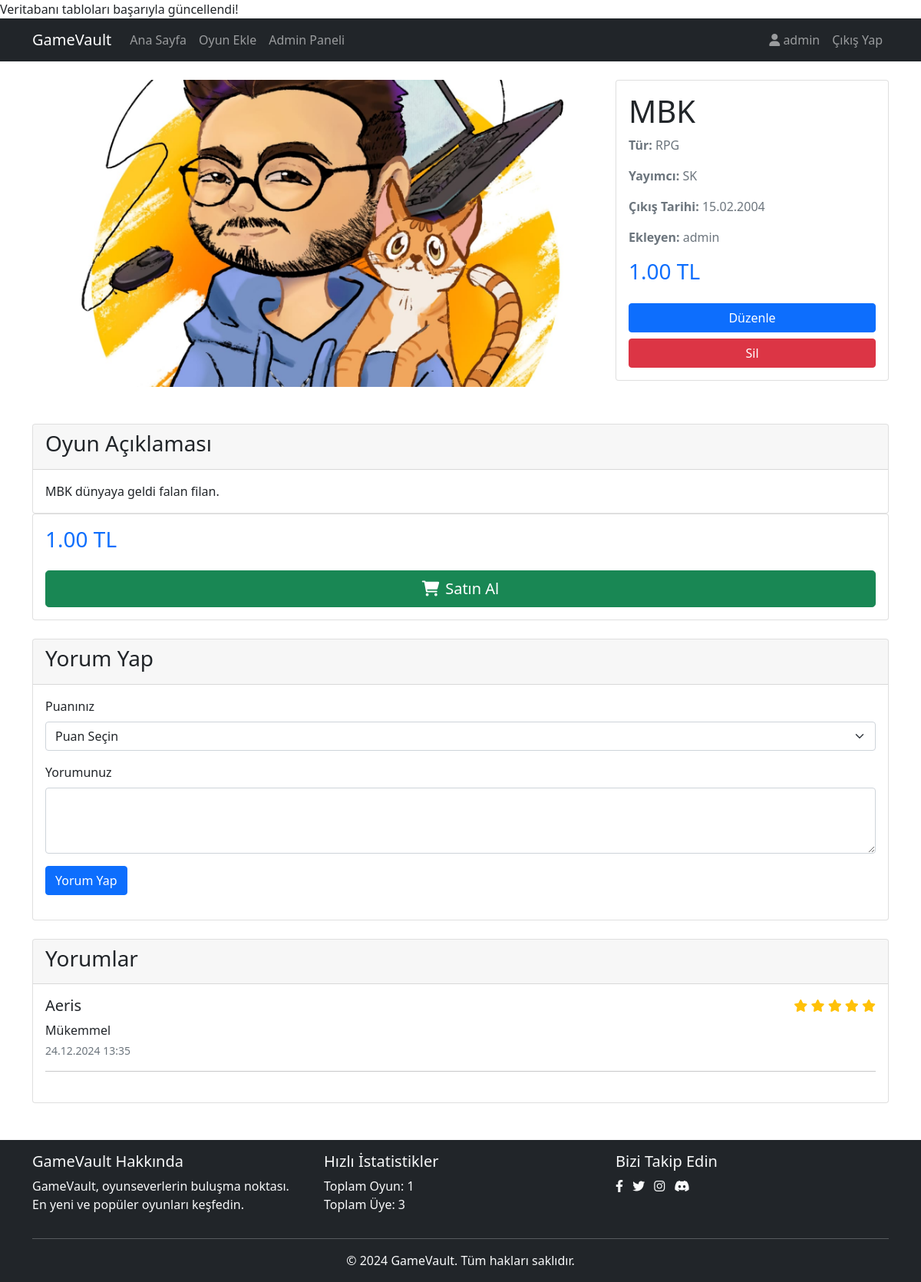
The page /game_details.php?id=1 (signed in) on the database its author committed.
### tables this page shows
CREATE TABLE "games" (
                id INTEGER PRIMARY KEY AUTOINCREMENT,
                name TEXT NOT NULL,
                genre TEXT NOT NULL,
                description TEXT,
                price REAL NOT NULL,
                image_url TEXT,
                publisher TEXT NOT NULL,
                release_date DATE,
                added_by INTEGER,
                FOREIGN KEY (added_by) REFERENCES users(id)
            );

CREATE TABLE users (
            id INTEGER PRIMARY KEY AUTOINCREMENT,
            username TEXT UNIQUE NOT NULL,
            email TEXT UNIQUE NOT NULL,
            password TEXT NOT NULL,
            is_admin INTEGER DEFAULT 0
        );

CREATE TABLE comments (
                id INTEGER PRIMARY KEY AUTOINCREMENT,
                game_id INTEGER NOT NULL,
                user_id INTEGER NOT NULL,
                comment TEXT NOT NULL,
                rating INTEGER CHECK(rating BETWEEN 1 AND 5),
                created_at DATETIME DEFAULT CURRENT_TIMESTAMP,
                FOREIGN KEY (game_id) REFERENCES games(id) ON DELETE CASCADE,
                FOREIGN KEY (user_id) REFERENCES users(id) ON DELETE CASCADE
            );

### game_details.php (the view, shortened to what this page needs)
<?php
$db = Database::getInstance()->getConnection();
$game = null;
$game_id = (int)$_GET['id'];
try {
    $stmt = $db->prepare("
        SELECT g.*, u.username as publisher_name
        FROM games g
        LEFT JOIN users u ON g.added_by = u.id
        WHERE g.id = ?
    ");
    $stmt->execute([$game_id]);
    $game = $stmt->fetch(PDO::FETCH_ASSOC);
} catch(PDOException $e) {
    $error = 'Oyun bilgileri yüklenirken bir hata oluştu.';
}
try {
    $stmt = $db->prepare("
        SELECT c.*, u.username
        FROM comments c
        JOIN users u ON c.user_id = u.id
        WHERE c.game_id = ?
        ORDER BY c.created_at DESC
    ");
    $stmt->execute([$game_id]);
    $comments = $stmt->fetchAll();
} catch(PDOException $e) {
    $error = 'Yorumlar yüklenirken bir hata oluştu.';
}
?>
<!DOCTYPE html>
<html lang="tr">
<head>
    <link href="https://cdn.jsdelivr.net/npm/bootstrap@5.1.3/dist/css/bootstrap.min.css" rel="stylesheet">
    <link href="https://cdnjs.cloudflare.com/ajax/libs/font-awesome/6.0.0/css/all.min.css" rel="stylesheet">
</head>
<body>
    <nav class="navbar navbar-expand-lg navbar-dark bg-dark">
        <div class="container">
            <a class="navbar-brand" href="index.php">GameVault</a>
            <div class="collapse navbar-collapse" id="navbarNav">
                <ul class="navbar-nav me-auto">
                    <li class="nav-item">
                        <a class="nav-link" href="index.php">Ana Sayfa</a>
                    </li>
                    <?php if (isset($_SESSION['is_admin']) && $_SESSION['is_admin'] == 1): ?>
                    <li class="nav-item">
                        <a class="nav-link" href="add_game.php">Oyun Ekle</a>
                    </li>
                    <li class="nav-item">
                        <a class="nav-link" href="admin_panel.php">Admin Paneli</a>
                    </li>
                    <?php endif; ?>
                </ul>
                <ul class="navbar-nav">
                    <li class="nav-item">
                        <a class="nav-link" href="profile.php">
                            <i class="fas fa-user"></i> <?php echo htmlspecialchars($_SESSION['username']); ?>
                        </a>
                    </li>
                    <li class="nav-item">
                        <a class="nav-link" href="logout.php">Çıkış Yap</a>
                    </li>
                </ul>
            </div>
        </div>
    </nav>
    <div class="container mt-4">
        <?php if ($game): ?>
        <div class="row">
            <div class="col-md-8">
                <?php if (!empty($game['image_url'])): ?>
                <img src="<?php echo htmlspecialchars($game['image_url']); ?>"
                     alt="<?php echo htmlspecialchars($game['name']); ?>"
                     class="game-image mb-4">
                <?php endif; ?>
            </div>
            <div class="col-md-4">
                <div class="card">
                    <div class="card-body">
                        <h1 class="card-title"><?php echo htmlspecialchars($game['name']); ?></h1>
                        <p class="text-muted">
                            <strong>Tür:</strong> <?php echo htmlspecialchars($game['genre']); ?>
                        </p>
                        <p class="text-muted">
                            <strong>Yayımcı:</strong> <?php echo htmlspecialchars($game['publisher']); ?>
                        </p>
                        <?php if ($game['release_date']): ?>
                        <p class="text-muted">
                            <strong>Çıkış Tarihi:</strong>
                            <?php echo date('d.m.Y', strtotime($game['release_date'])); ?>
                        </p>
                        <?php endif; ?>
                        <p class="text-muted">
                            <strong>Ekleyen:</strong>
                            <?php echo htmlspecialchars($game['publisher_name']); ?>
                        </p>
                        <h3 class="text-primary mb-4"><?php echo number_format($game['price'], 2); ?> TL</h3>
                        <?php if (isset($_SESSION['is_admin']) && $_SESSION['is_admin'] == 1): ?>
                        <div class="d-grid gap-2">
                            <a href="edit_game.php?id=<?php echo $game['id']; ?>"
                               class="btn btn-primary">Düzenle</a>
                            <a href="delete_game.php?id=<?php echo $game['id']; ?>"
                               class="btn btn-danger"
                               onclick="return confirm('Bu oyunu silmek istediğinizden emin misiniz?')">Sil</a>
                        </div>
                        <?php endif; ?>
                    </div>
                </div>
            </div>
        </div>
        <div class="row mt-4">
            <div class="col-12">
                <div class="card">
                    <div class="card-header">
                        <h3>Oyun Açıklaması</h3>
                    </div>
                    <div class="card-body">
                        <p class="card-text"><?php echo nl2br(htmlspecialchars($game['description'])); ?></p>
                    </div>
                </div>
            </div>
        </div>
        <div class="card mb-4">
            <div class="card-body">
                <h3 class="text-primary mb-4"><?php echo number_format($game['price'], 2); ?> TL</h3>
                <div class="d-grid gap-2">
                    <a href="https://store.steampowered.com/search/?term=<?php echo urlencode($game['name']); ?>"
                       target="_blank" class="btn btn-success btn-lg">
                        <i class="fas fa-shopping-cart me-2"></i>Satın Al
                    </a>
                </div>
            </div>
        </div>
        <div class="card mt-4">
            <div class="card-header">
                <h3>Yorum Yap</h3>
            </div>
            <div class="card-body">
                <form method="POST" action="">
                    <div class="mb-3">
                        <label for="rating" class="form-label">Puanınız</label>
                        <select class="form-select" id="rating" name="rating" required>
                            <option value="">Puan Seçin</option>
                        </select>
                    </div>
                    <div class="mb-3">
                        <label for="comment" class="form-label">Yorumunuz</label>
                        <textarea class="form-control" id="comment" name="comment" rows="3" required></textarea>
                    </div>
                    <button type="submit" class="btn btn-primary">Yorum Yap</button>
                </form>
            </div>
        </div>
        <div class="card mt-4">
            <div class="card-header">
                <h3>Yorumlar</h3>
            </div>
            <div class="card-body">
                <?php foreach ($comments as $comment): ?>
                <div class="comment mb-4">
                    <div class="d-flex justify-content-between align-items-center mb-2">
                        <h5 class="mb-0"><?php echo htmlspecialchars($comment['username']); ?></h5>
                        <div class="rating text-warning">
                            <?php for($i = 0; $i < $comment['rating']; $i++): ?>
                                <i class="fas fa-star"></i>
                            <?php endfor; ?>
                        </div>
                    </div>
                    <p class="mb-1"><?php echo nl2br(htmlspecialchars($comment['comment'])); ?></p>
                    <small class="text-muted">
                        <?php echo date('d.m.Y H:i', strtotime($comment['created_at'])); ?>
                    </small>
                    <hr>
                </div>
                <?php endforeach; ?>
            </div>
        </div>
        <?php endif; ?>
    </div>
    <?php include 'includes/footer.php'; ?>
</body>
</html>

### includes/footer.php (shortened to what this page needs)
<?php
$db = Database::getInstance()->getConnection();
try {
    $total_games = $db->query("SELECT COUNT(*) FROM games")->fetchColumn();
    $total_users = $db->query("SELECT COUNT(*) FROM users")->fetchColumn();
} catch(PDOException $e) {
    $total_games = 0;
    $total_users = 0;
}
?>
<footer class="footer mt-5 py-3 bg-dark text-light">
    <div class="container">
        <div class="row">
            <div class="col-md-4">
                <h5>GameVault Hakkında</h5>
                <p>GameVault, oyunseverlerin buluşma noktası. En yeni ve popüler oyunları keşfedin.</p>
            </div>
            <div class="col-md-4">
                <h5>Hızlı İstatistikler</h5>
                <ul class="list-unstyled">
                    <li>Toplam Oyun: <?php echo number_format($total_games); ?></li>
                    <li>Toplam Üye: <?php echo number_format($total_users); ?></li>
                </ul>
            </div>
            <div class="col-md-4">
                <h5>Bizi Takip Edin</h5>
                <div class="social-links">
                    <a href="#" class="text-light me-2"><i class="fab fa-facebook-f"></i></a>
                    <a href="#" class="text-light me-2"><i class="fab fa-twitter"></i></a>
                    <a href="#" class="text-light me-2"><i class="fab fa-instagram"></i></a>
                    <a href="#" class="text-light"><i class="fab fa-discord"></i></a>
                </div>
            </div>
        </div>
        <hr class="mt-3">
        <div class="row">
            <div class="col-12 text-center">
                <p class="mb-0">&copy; <?php echo date('Y'); ?> GameVault. Tüm hakları saklıdır.</p>
            </div>
        </div>
    </div>
</footer>
</body>
</html>

### game_details.php (style rules this page uses)
.game-image { max-height: 400px; object-fit: cover; width: 100%; }

### rows shown on the page
games: image_url (picture), name "MBK", genre "RPG", publisher "SK", release_date "15.02.2004", added_by.username "admin", price "1.00", description "MBK dünyaya geldi falan filan."
comments: user.username "Aeris", rating 5 (drawn), comment "Mükemmel", created_at "24.12.2024 13:35"

### other values the page prints
$_SESSION['username'] "admin"
$total_games "1"
$total_users "3"
